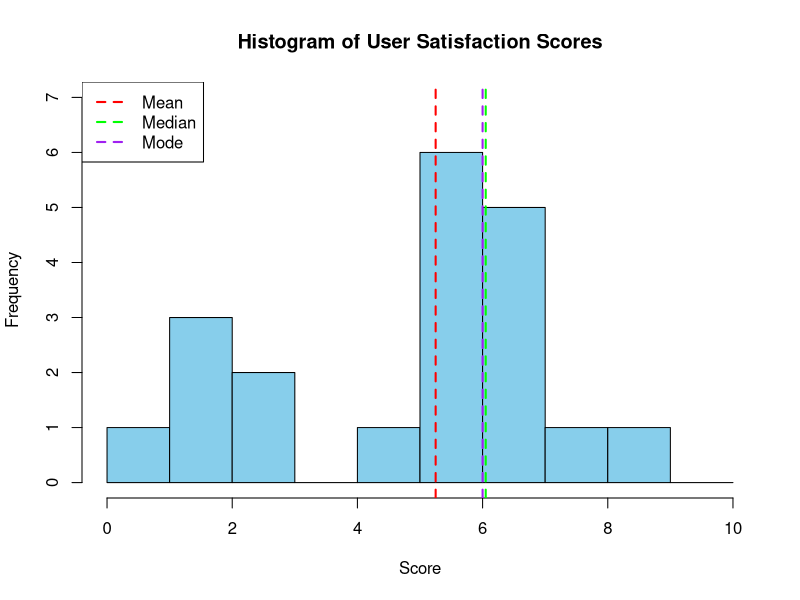

The R script that drew this image:
# The array containing all the scores
scores <- c(6, 8, 6, 6, 6, 2, 1, 2, 7, 3, 3, 7, 5, 7, 9, 6, 7, 7, 2, 6)

# The value of the mean
mean_val <- mean(scores)
# The value of the median
median_val <- median(scores)

# A function which you can call on an array
# which returns the most occuring number in an array
# a.k.a. the modus
get_mode <- function(v) {
  uniqv <- unique(v)
  uniqv[which.max(tabulate(match(v, uniqv)))]
}

# The value of the modus
mode_val <- get_mode(scores)

# The Median Absolute Value
mad_val <- mean(abs(scores - mean(scores)))

# The variance and standard deviation value
variance_val <- var(scores)
sd_val <- sd(scores)

# Print the results using the cat function
cat("Mean:", mean_val, "\nMedian:", median_val, "\nMode:", mode_val, 
    "\nMAD:", mad_val, "\nVariance:", variance_val, "\nSD:", sd_val)

# We plot the histogram
hist(scores, breaks = seq(0, 10, 1), col = "skyblue", border = "black",
     main = "Histogram of User Satisfaction Scores", xlab = "Score", ylim = c(0, 7))

# Add lines for the asked values and add them to a legend
abline(v = mean_val - 0.05, col = "red", lwd = 2, lty = 2)
abline(v = median_val + 0.05, col = "green", lwd = 2, lty = 2)
abline(v = mode_val, col = "purple", lwd = 2, lty = 2)
legend("topleft", legend = c("Mean", "Median", "Mode"), 
       col = c("red", "green", "purple"), lty = 2, lwd = 2)

# We calculate the Z-scores 
z_scores <- (scores - mean_val) / sd_val

# |z| > 1.5
outliers_count <- sum(abs(z_scores) > 1.5)
cat("\nNumber of observations with |z| > 1.5:", outliers_count)

# We calculate the probabilities using pnorm()
probabilities <- pnorm(scores, mean = mean_val, sd = sd_val)

# We combine these two into a data frame for viewing
results_table <- data.frame(Score = scores, Z_Score = z_scores, Prob_Lower = probabilities)

View(results_table)